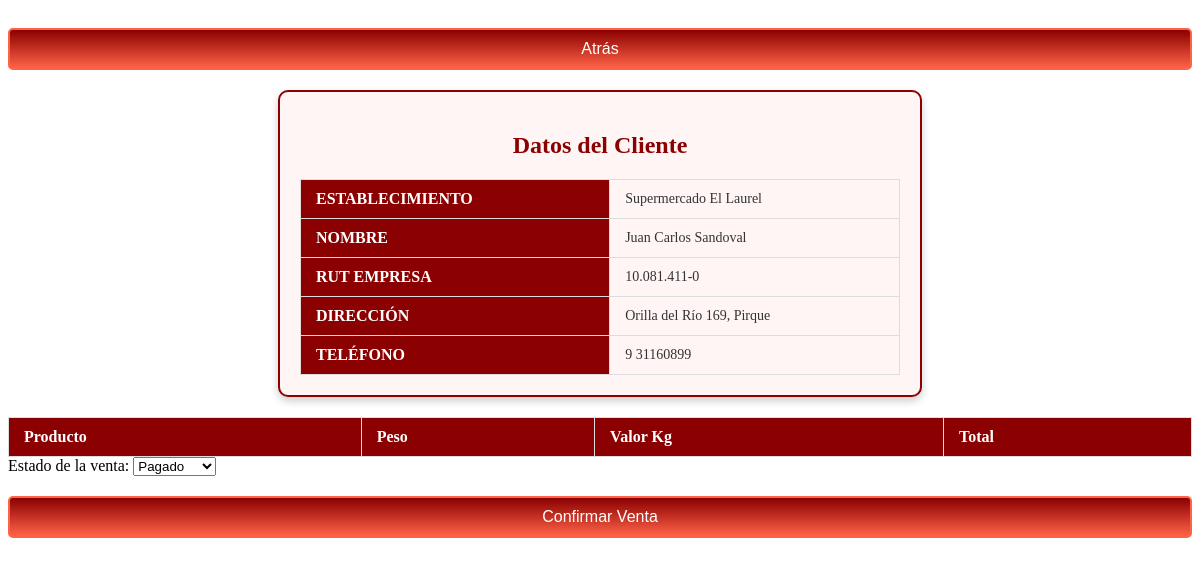
The page /venta_cliente/4/ on the database as committed earlier.
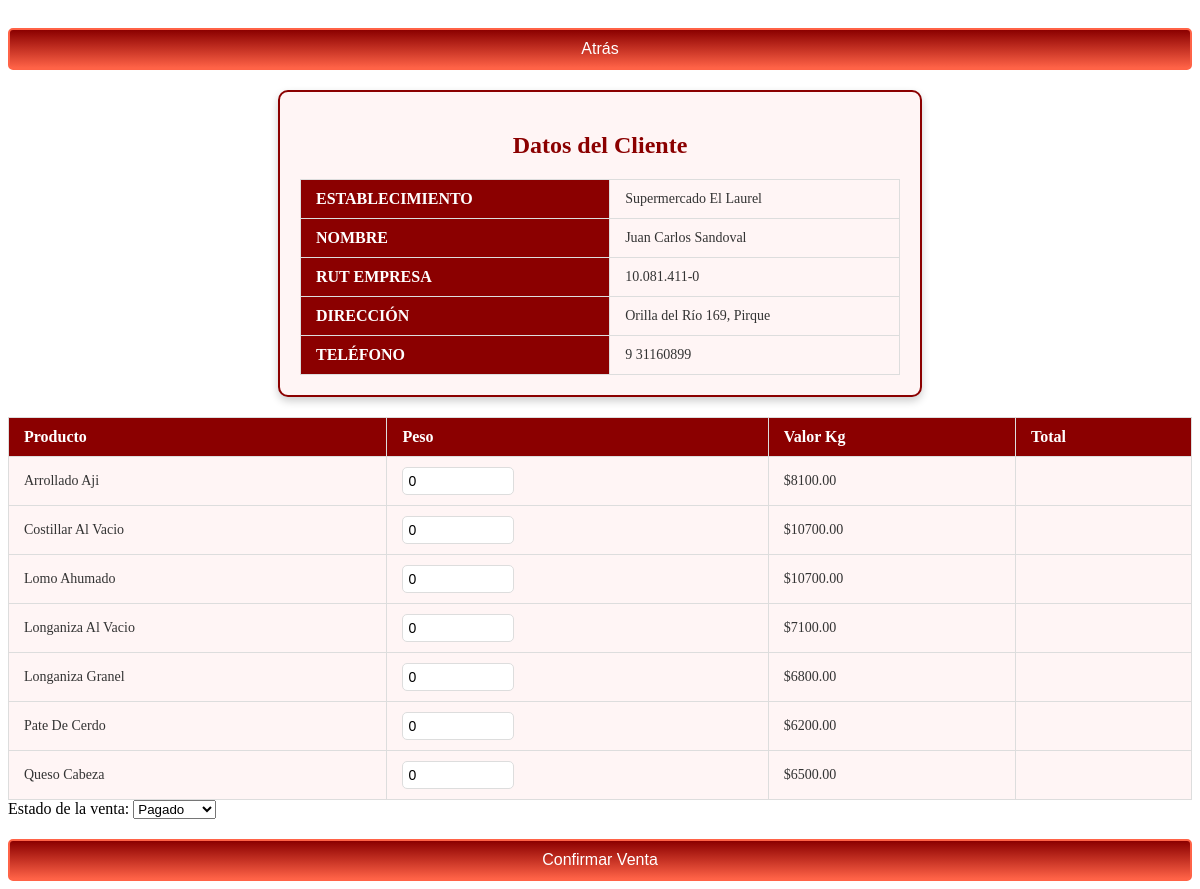
The same page on the database as committed later.
### usuarios/models.py (models this page shows, shortened)
class Producto(models.Model):
    nombre = models.CharField(max_length=100)
    precio = models.DecimalField(max_digits=10, decimal_places=2)

### usuarios/views.py (the view)
# urls.py: path('venta_cliente/<int:cliente_id>/', venta_cliente_view, name='venta_cliente'),
def venta_cliente_view(request, cliente_id):
    cliente = get_object_or_404(Cliente, id=cliente_id)
    productos = Producto.objects.all()
    if request.method == "POST":
        pass
    return render(request, 'usuarios/venta_cliente.html', {'cliente': cliente, 'productos': productos})

### usuarios/templates/usuarios/venta_cliente.html (shortened to what this page needs)
{% load static %}
<!DOCTYPE html>
<html lang="es">
<head>
    <link rel="stylesheet" href="{% static 'css/styles-venta-cliente.css' %}">
</head>
<body>
    <div class="client-details-container">
        <button class="btn-back" onclick="history.back()">Atrás</button>
        <div class="client-info">
            <h2>Datos del Cliente</h2>
            <div class="client-card">
                <table class="client-table">
                    <tbody>
                        <tr>
                            <th>Establecimiento</th>
                            <td>{{ cliente.establecimiento }}</td>
                        </tr>
                        <tr>
                            <th>Nombre</th>
                            <td>{{ cliente.nombre }}</td>
                        </tr>
                        <tr>
                            <th>RUT Empresa</th>
                            <td>{{ cliente.rut_empresa }}</td>
                        </tr>
                        <tr>
                            <th>Dirección</th>
                            <td>{{ cliente.direccion }}</td>
                        </tr>
                        <tr>
                            <th>Teléfono</th>
                            <td>{{ cliente.telefono }}</td>
                        </tr>
                    </tbody>
                </table>
            </div>
        </div>
        <form method="POST">
            <table>
                <thead>
                    <tr>
                        <th>Producto</th>
                        <th>Peso</th>
                        <th>Valor Kg</th>
                        <th>Total</th>
                    </tr>
                </thead>
                <tbody>
                    {% for producto in productos %}
                    <tr>
                        <td>{{ producto.nombre }}</td>
                        <td><input type="number" name="cantidades" step="any" min="0" value="0" class="cantidad-input" /></td>
                        <td>${{ producto.precio }}</td>
                        <td></td>
                    </tr>
                    {% endfor %}
                </tbody>
            </table>
            <div class="venta-estado">
                <label for="estado">Estado de la venta:</label>
                <select name="estado" id="estado">
                    <option value="pagado">Pagado</option>
                </select>
            </div>
            <button type="submit" class="btn-primary">Confirmar Venta</button>
        </form>
    </div>
</body>
</html>

Rows that differ between the two databases and show on the page:
added Producto: nombre "Arrollado Aji", precio "8100.00"
added Producto: nombre "Costillar Al Vacio", precio "10700.00"
added Producto: nombre "Lomo Ahumado", precio "10700.00"
added Producto: nombre "Longaniza Al Vacio", precio "7100.00"
added Producto: nombre "Longaniza Granel", precio "6800.00"
added Producto: nombre "Pate De Cerdo", precio "6200.00"
added Producto: nombre "Queso Cabeza", precio "6500.00"
